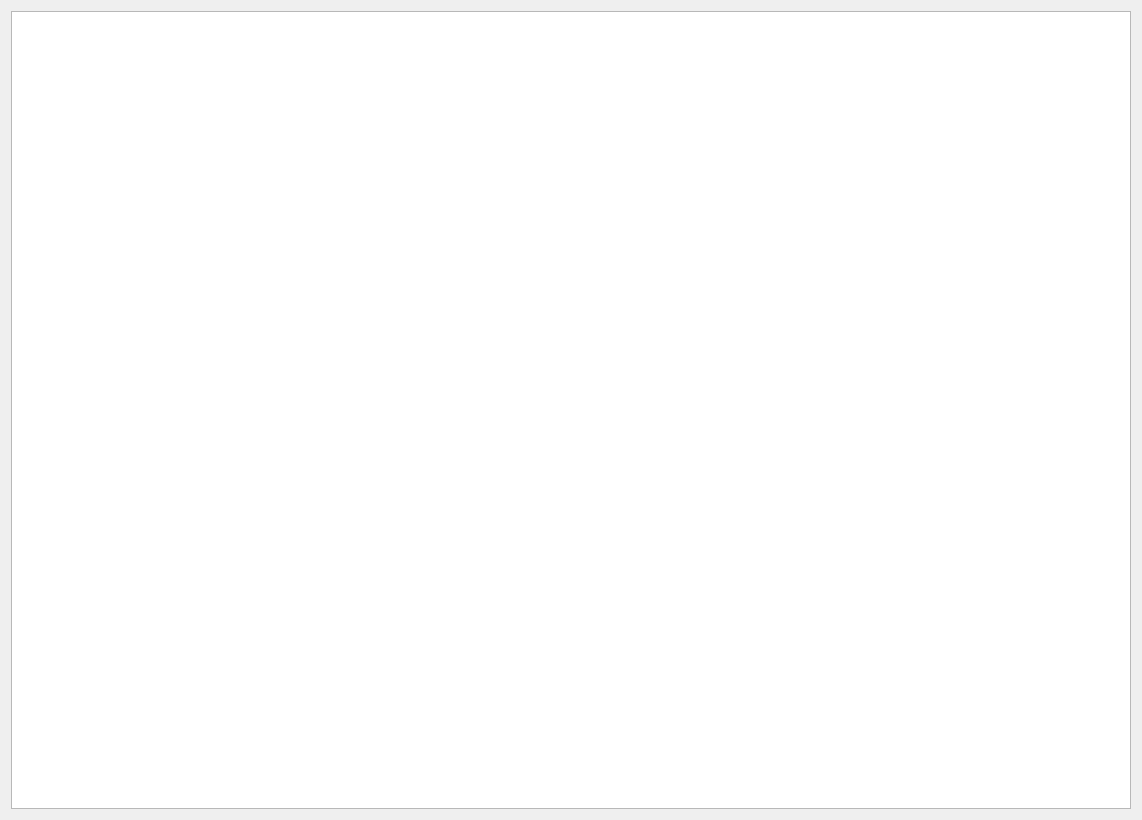
<?xml version="1.0" encoding="UTF-8"?>
<ui version="4.0">
 <class>ExperimentsWindow</class>
 <widget class="QDialog" name="ExperimentsWindow">
  <property name="geometry">
   <rect>
    <x>0</x>
    <y>0</y>
    <width>1142</width>
    <height>820</height>
   </rect>
  </property>
  <property name="windowTitle">
   <string>Experiments</string>
  </property>
  <layout class="QGridLayout" name="gridLayout">
   <item row="0" column="0">
    <widget class="QTextEdit" name="experiments_Output"/>
   </item>
  </layout>
 </widget>
 <resources/>
 <connections/>
</ui>
